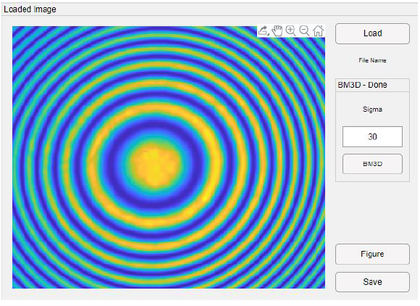
%> input picture Assets/1Upload.png, 420 x 306 px, shrunk from 580 x 422 before the run
$ octave --eval "result = FABEMD1(imread('../Assets/1Upload.png'));"   (GNU Octave 9; MATLAB toolbox functions it lacks are replaced by stand-ins)
%> lines starting %> are read from the running program, lines starting %| are printed output that depends on the picture; in (x1, y1, x2, y2) boxes, pixels count from 0 and x2, y2 are one past the last pixel; in counts of white or black regions, pixels touching at a corner belong together; the program's own positions count from 1
### Functions/expand.m
function exp=expand(I,a)
[t1 t2]=size(I);
ImageEXP=zeros(t1+2*a,t2+2*a);
%srodek

for i=a+1:1:t1+a
    for j=a+1:1:t2+a
        ImageEXP(i,j)=I(i-a,j-a);
    end;
end;

%lewy prawy

for i=1:1:t1
    for j=1:1:a
        ImageEXP(i+a,j)=I(i,a+1-j);
        ImageEXP(i+a,2*a+t2+1-j)=I(i,t2-a+j);
    end;
end;

%gora dol

for j=1:1:t2
    for i=1:1:a
        ImageEXP(i,j+a)=I(a+1-i,j);
        ImageEXP(a+t1+i,j+a)=I(t1-i+1,j);
    end;
end;

%rogi

for i=1:1:a
    for j=1:1:a

        ImageEXP(i,j)=ImageEXP(i,2*a+1-j);
        ImageEXP(i,a+t2+j)=ImageEXP(i,t2-j+a+1);
        ImageEXP(a+t1+i,j)=ImageEXP(a+t1+i,2*a+1-j);
        ImageEXP(a+t1+i,a+t2+j)=ImageEXP(a+t1+i,a+t2-j+1);

    end;
end;


exp=ImageEXP;
end

### Functions/FABEMD1.m
function [imf avd] = FABEMD1(Im, par1, NumIMF)
%This is a very efficient Matlab implementation of the FABEMD algorithm.
%Delaunay triangulation is used for the adjacent extrema distances calculations
%and image morphology is used for the extrema location as well as for the
%statistical filters implementation.
%par1 is the type of the statistical filter. We consider par1 = 5,
%corresponding to mean distance between the adjacent extrema, to be the most
%reasonable case (it is the default option). With par1 >= 6 the distances
%are not calculated, mean distance is estimated from the number of extrema
%Example:
%Decomposition = FABEMD(Image);
%This code can be used freely for research purposes, but
%please cite some adequate paper of mine, you may find a list here:
%www.mwielgus.cba.pl
%Maciek Wielgus
%Institute of Micromechanics and Photonics
%Warsaw University of Technology, February 2013

global m0 n0 MaxW
[m0,n0] = size(Im);

if nargin <3
    NumIMF = 20;
    if nargin < 2
    par1 = 5;
    end
end
MaxW = max(m0,n0)/1; %Stop condition for the filter size

%---Preparing data with the mirroring procedure

ext = round(min(m0,n0)/10); %extension thickness 10%
% [10 lines of commented-out code are left out]
sig=expand(Im,ext);
% figure, imagesc(sig);
cou = 1;
% sig = Im;
w=1;

%----FABEMD main loop-------------
while w <= MaxW && cou <= NumIMF

   [mini, maxi,Number] = getExtrema2(sig(ext+1:m0+ext ,ext+1:n0+ext));
   %extrema with morphology

  %[mini, maxi,Number] = getExtrema(sig(ext+1:m0+ext ,ext+1:n0+ext));
  %extrema without morphology

  if  Number(1) > 3 %only if we can do the triangulation

    [Eav,w] = FABEMDloop(sig, par1,w,mini, maxi);
%    w,
   avd(cou)=w;
           if w > MaxW
              break
           end
    temp = sig - Eav;
    imf{cou} = temp(ext+1:m0+ext ,ext+1:n0+ext);
    sig = Eav;
    cou = cou+1;

  else break
  end

end
%----------------------------------
imf{cou} = sig(ext+1:m0+ext ,ext+1:n0+ext); %saving the residue

end

function [Eav,w] = FABEMDloop(Im, par1,LastW, mini, maxi)
%The loop of FABEMD algorithm.
%www.mwielgus.cba.pl
%Maciek Wielgus
%Institute of Micromechanics and Photonics
%Warsaw University of Technology, February 2013
%LastW - filter size w in the previous iteration

global m0 n0 MaxW

if par1 < 6
%-----Calculating distances between minima---------------------------
p = mini;
tri=delaunay(p(:,1),p(:,2));
tri=tri(:,[1:end 1]);
dx = diff(reshape(p(tri,1),size(tri)),1,2);
dy = diff(reshape(p(tri,2),size(tri)),1,2);
dminmin = sqrt(min(dx(:).^2+dy(:).^2));

if par1 >= 3

    distNmin = size(Im,1)*ones(size(p,1),1);
    for cou = 1:size(tri,1)
    for cou2 = 1:3

        odl = sqrt(dx(cou,cou2).^2 + dy(cou,cou2).^2);
        if distNmin(tri(cou,cou2)) > odl
        distNmin(tri(cou,cou2)) = odl;
        end
        if distNmin(tri(cou,cou2+1)) > odl
        distNmin(tri(cou,cou2+1)) = odl;
        end
    end
    end

end

%------------------------------------------------------------
%-----Calculating distances between maxima--------------------------
p = maxi;
tri=delaunay(p(:,1),p(:,2));
tri=tri(:,[1:end 1]);
dx = diff(reshape(p(tri,1),size(tri)),1,2);
dy = diff(reshape(p(tri,2),size(tri)),1,2);
dminmax = sqrt(min(dx(:).^2+dy(:).^2));

if par1 >=3

    distNmax = size(Im,1)*ones(size(p,1),1);
    for cou = 1:size(tri,1)
    for cou2 = 1:3

        odl = sqrt(dx(cou,cou2).^2 + dy(cou,cou2).^2);
        if distNmax(tri(cou,cou2)) > odl
        distNmax(tri(cou,cou2)) = odl;
        end
        if distNmax(tri(cou,cou2+1)) > odl
        distNmax(tri(cou,cou2+1)) = odl;
        end
    end
    end

end

%------------------------------------------------------------
else
meanN = max(0.5*(size(maxi)+size(mini)));
    w = sqrt(m0.*n0/meanN);
    %this is case 6, estimating the value of w
end

%--choose order statistics filter width selection method
switch par1

    case 1
        w=min(dminmin,dminmax);
    case 2
        w=max(dminmin,dminmax);
    case 3
        w=min(max(distNmax),max(distNmin));
    case 4
        w=max(max(distNmax),max(distNmin));
    case 5
        w=0.5*(mean(distNmax) + mean(distNmin));
        %and case 6 is for estimated value of w
end;
%------------------------------------------------------------
w = max(LastW+2,w);
%---make sure that w is an odd number
    if mod(ceil(w),2)==0
      w=ceil(w)+1;
    else
      w=ceil(w);
    end;
%-----------------------------------

    if w <= MaxW
    AvMask = ones(w,w);

   % EU = -ordfilt2(-Im,1,ones(w,w),'zeros'); %upper envelope
    %EL = ordfilt2(Im,1,ones(w,w), 'zeros'); %lower envelope

    maskDil = strel('rectangle',[w,w]);
    EU = imdilate(Im,maskDil); %MAX filtration = upper envelope
    EL = -imdilate(-Im,maskDil); %MIN filtration = lower envelope
    Eav = conv2(0.5*(EU+EL),AvMask,'same')/(size(AvMask,1).^2); %mean envelope
    else Eav = 0;

    end

end

function [mini, maxi, N] = getExtrema(Im)
%Quite fast extrema location algorithm in 3x3 pixel neighborhood
%Nothing fancy but it is significantly faster than naive checking location
%after location
%This code can be used freely for research purposes, but
%please cite some adequate paper of mine, you may find a list here:
%www.mwielgus.cba.pl
%Maciek Wielgus
%Institute of Micromechanics and Photonics
%Warsaw University of Technology, February 2013

[m,n] = size(Im);
Im2 = zeros(m,n);
ImA =Im2; ImB = Im2; ImC = Im2; ImD = Im2; ImE = Im2; ImF = Im2; ImG = Im2; ImH = Im2;
Im2(2:m-1,2:n-1) = Im(2:m-1,2:n-1);
ImA(1:m-2,2:n-1) = Im(2:m-1,2:n-1); ImA = sign(ImA - Im2);
ImB(3:m,2:n-1) = Im(2:m-1,2:n-1);   ImB = sign(ImB - Im2);
ImC(2:m-1,1:n-2) = Im(2:m-1,2:n-1); ImC = sign(ImC - Im2);
ImD(2:m-1,3:n) = Im(2:m-1,2:n-1);   ImD = sign(ImD - Im2);
ImE(3:m,1:n-2) = Im(2:m-1,2:n-1);   ImE = sign(ImE - Im2);
ImF(1:m-2,1:n-2) = Im(2:m-1,2:n-1); ImF = sign(ImF - Im2);
ImG(3:m,3:n) = Im(2:m-1,2:n-1);     ImG = sign(ImG - Im2);
ImH(1:m-2,3:n) = Im(2:m-1,2:n-1);   ImH = sign(ImH - Im2);

Decyd = ImA + ImB + ImC + ImD + ImE + ImF + ImG + ImH;

[row,col] = find(Decyd == 8);
[row2, col2] = find(Decyd == -8);

maxi = [row2 col2];
mini = [row col];

N = min(size(maxi),size(mini));

end

function [mini, maxi, N] = getExtrema2(Im)
%Fast extrema location in 3x3 regions with morphological dilation
%This code can be used freely for research purposes, but
%please cite some adequate paper of mine, you may find a list here:
%www.mwielgus.cba.pl
%Maciek Wielgus
%Institute of Micromechanics and Photonics
%Warsaw University of Technology, February 2013

maskExt = strel('square',3);
MaxDil = imdilate(Im,maskExt); %MAX filtration
MinDil = -imdilate(-Im,maskExt); %MIN filtration
MaxMap = (Im - MaxDil); %binary map of maxima
MinMap = (Im - MinDil); %binary map of minima


[row,col] = find(~MinMap);
[row2, col2] = find(~MaxMap);

maxi = [row2 col2];
mini = [row col];

N = min(size(maxi),size(mini));
end
%> after the loop in expand, `for i=1:1:t1`:
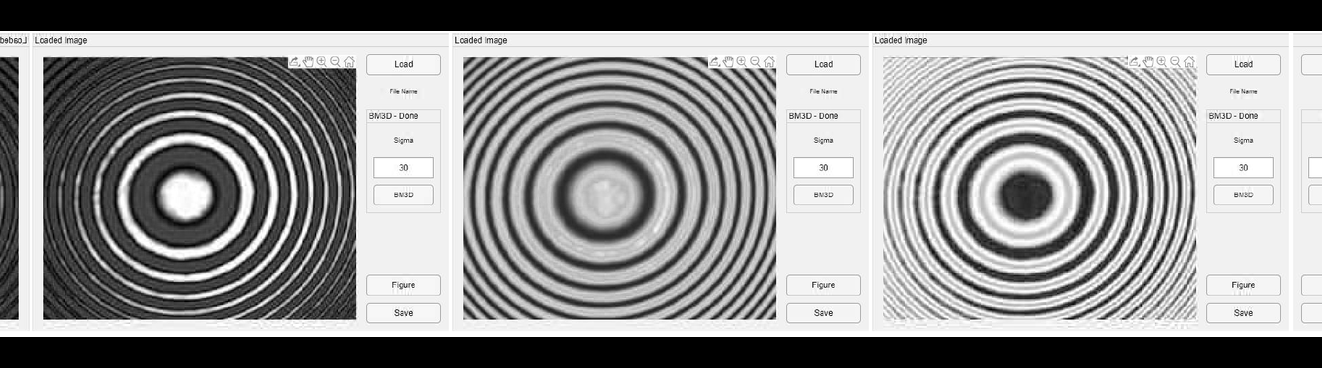
%> ImageEXP: size 368x1322 double; min 0, max 255, mean 143.5
%> after the loop in expand, `for j=1:1:t2`:
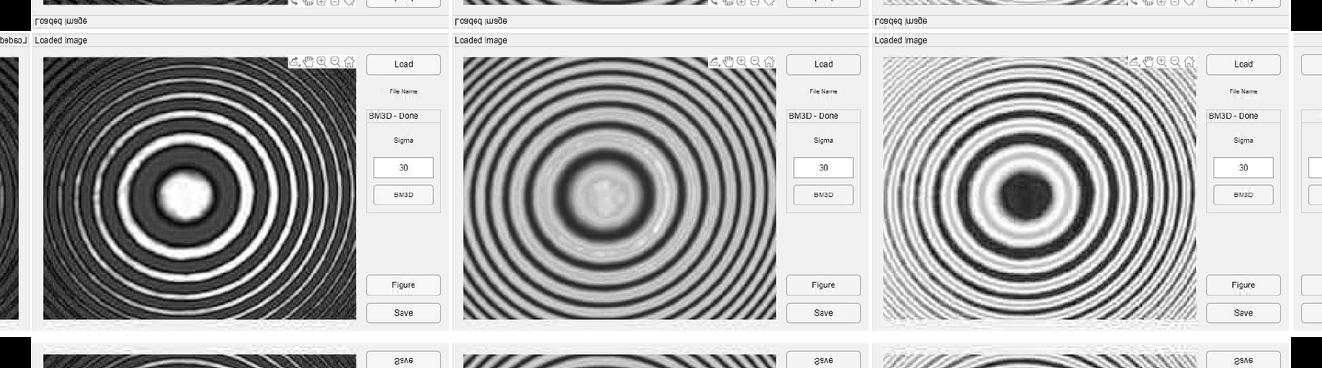
%> ImageEXP: size 368x1322 double; 16.05% of pixels changed, all inside (x1, y1, x2, y2) = (31, 0, 1291, 368)
%> after the loop in expand, `for i=1:1:a`:
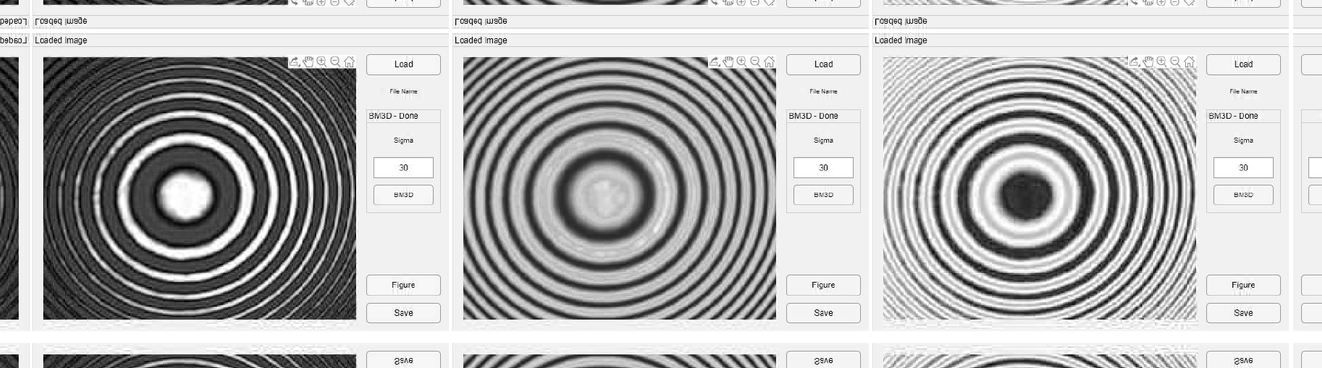
%> ImageEXP: size 368x1322 double; 0.79% of pixels changed, all inside (x1, y1, x2, y2) = (0, 0, 1322, 368)
%> the loop in FABEMD1, `while w <= MaxW && cou <= NumIMF` made 9 passes
%> (row2 in getExtrema2, col2 in getExtrema2, Number, dminmin in FABEMDloop, dminmax in FABEMDloop, w) on pass 8: ([182; 295; 173; 284; 46; 195; 279; 170; 204; 54; 48; 204], [18; 29; 166; 180; 385; 385; 583; 585; 808; 816; 1218; 1219], [12 2], 54, 109, 117)
%> (Number, dminmin in FABEMDloop, dminmax in FABEMDloop, w) on passes 1 to 6: ([82737 2], 1, 1, 3), ([43139 2], 1, 1, 5), ([16120 2], 1, 1, 7), ([6852 2], 1, 1, 9), ([2568 2], 1, 1, 11), ([158 2], 2.24, 1, 27)
%> pass 1, in getExtrema2, `MaxMap = (Im - MaxDil);`:
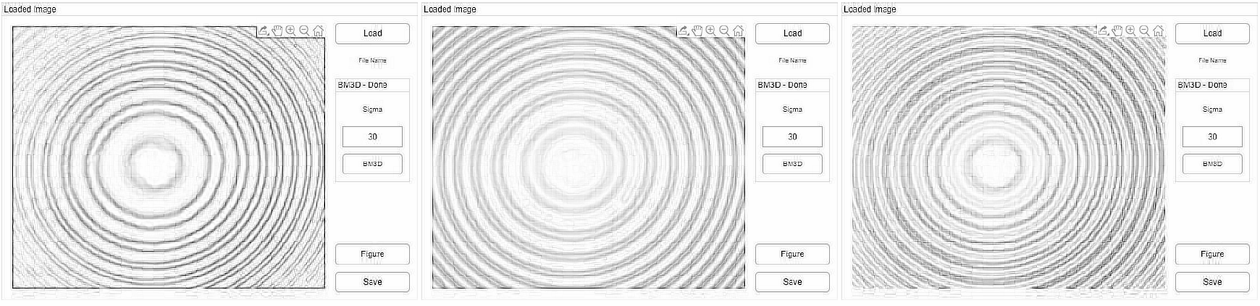
%> MaxMap: size 306x1260 double; min -235, max 0, mean -22.48; drawn with min black and max white
%> pass 1, in getExtrema2, `MinMap = (Im - MinDil);`:
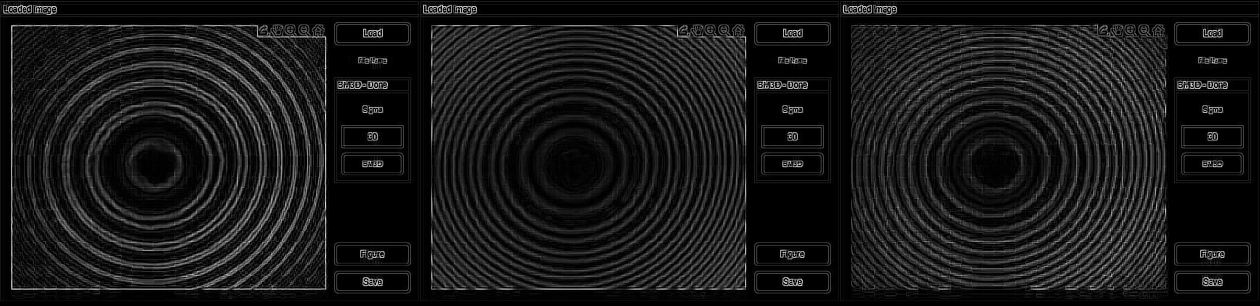
%> MinMap: size 306x1260 double; min 0, max 235, mean 23.9
%> after the loop in FABEMD1, `while w <= MaxW && cou <= NumIMF`:
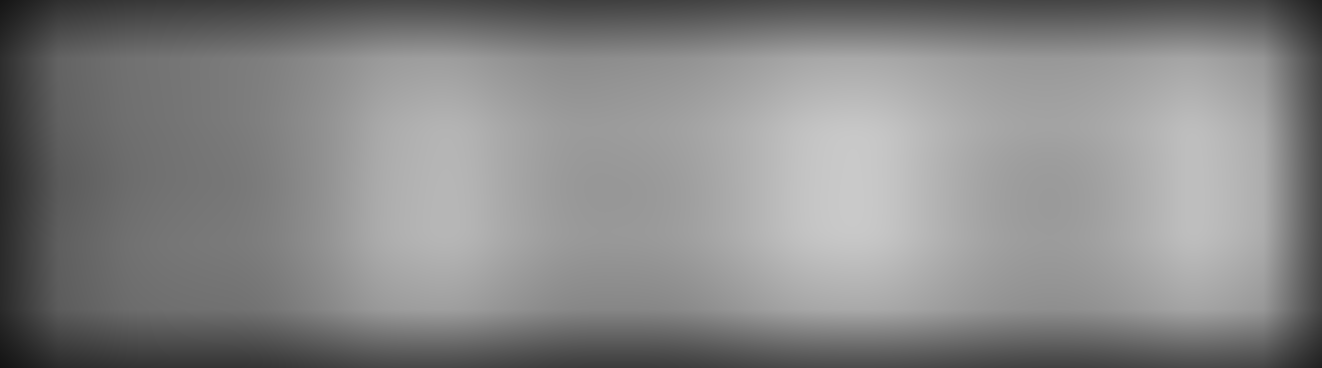
%> Eav: size 368x1322 double; min 19.98, max 201.5, mean 135.1
%> after the loop in FABEMD1, `while w <= MaxW && cou <= NumIMF`:
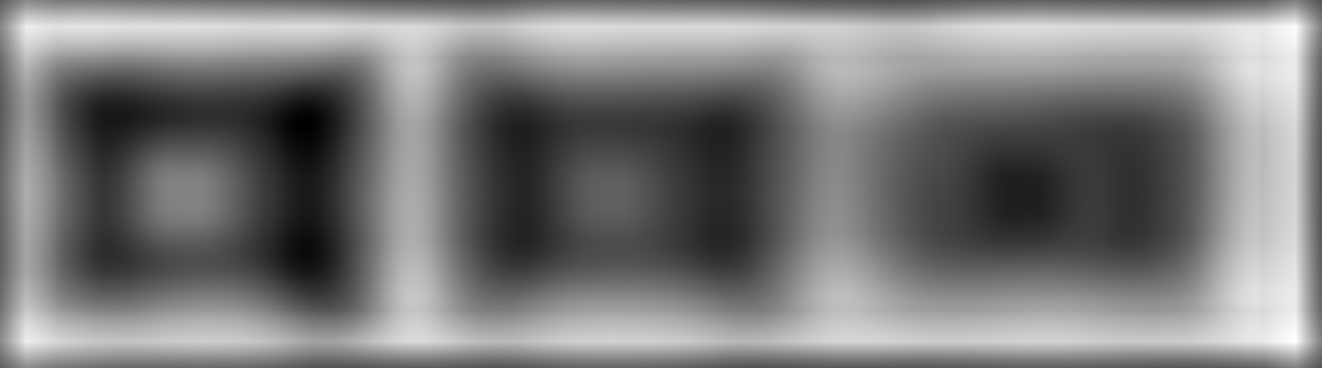
%> temp: size 368x1322 double; min -38.92, max 82.56, mean 20; drawn with min black and max white
%> after the loop in FABEMD1, `while w <= MaxW && cou <= NumIMF`: avd = [3 5 7 9 11 27 53 117]; imf = 8 items
%> `result = FABEMD1(imread('../Assets/1Upload.png'));`: result = 9 items
